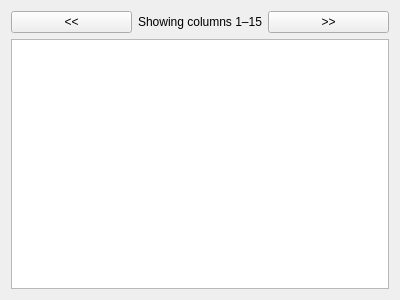
<?xml version="1.0" encoding="UTF-8"?>
<ui version="4.0">
 <class>DataWidget</class>
 <widget class="QWidget" name="DataWidget">
  <property name="geometry">
   <rect>
    <x>0</x>
    <y>0</y>
    <width>400</width>
    <height>300</height>
   </rect>
  </property>
  <property name="windowTitle">
   <string>Form</string>
  </property>
  <layout class="QVBoxLayout" name="verticalLayout">
   <item>
    <layout class="QHBoxLayout" name="horizontalLayout">
     <item>
      <widget class="QPushButton" name="backPushButton">
       <property name="text">
        <string>&lt;&lt;</string>
       </property>
      </widget>
     </item>
     <item>
      <widget class="QLabel" name="columnLabel">
       <property name="text">
        <string>Showing columns 1–15</string>
       </property>
      </widget>
     </item>
     <item>
      <widget class="QPushButton" name="forwardPushButton">
       <property name="text">
        <string>&gt;&gt;</string>
       </property>
      </widget>
     </item>
    </layout>
   </item>
   <item>
    <widget class="QTableView" name="tableView">
     <attribute name="horizontalHeaderVisible">
      <bool>false</bool>
     </attribute>
    </widget>
   </item>
  </layout>
 </widget>
 <resources/>
 <connections/>
</ui>
